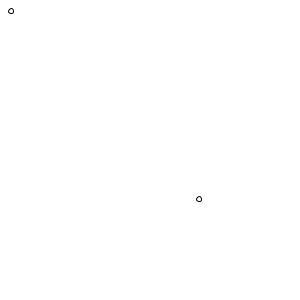
Frame 1 (no input)
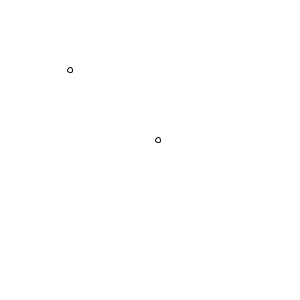
Frame 60 (the mouse pressed at the canvas centre just before this capture)
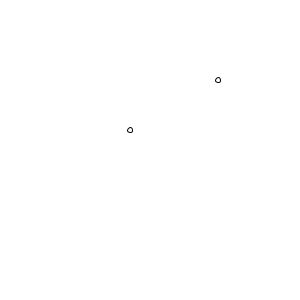
Frame 120 (the mouse held since frame 60 and released just before this capture)

The Processing sketch that drew these frames (run headless with seeded random() and noise(); from frame 60 on, the mouse is pressed at the canvas centre):

// Processing sketch: quiz6_q1
// ── quiz6_q1.pde
// put your name here:Oscar Miniet
int lx = 10, ly = 10, rx=200;
int ry=200;
int vlx = 1, vly = 1, vrx = -1, vry = -1;

void setup() {
  size(300, 300);
}

void draw() {
  background(255);
  if(lx < 0 || lx > width/2)
   vlx = -vlx;
   if(ly < 0 || ly > height)
   vly = - vly;
   
  if(rx < width/2 || rx > width)
   vrx = -vrx;
  if(ry < 0 || ry > height)
   vry = - vry;

  lx += vlx;
  ly += vly;
  
  rx += vrx;
  ry += vry;
  
  ellipse(lx, ly, 5, 5);
  ellipse(rx, ry, 5, 5);
}
